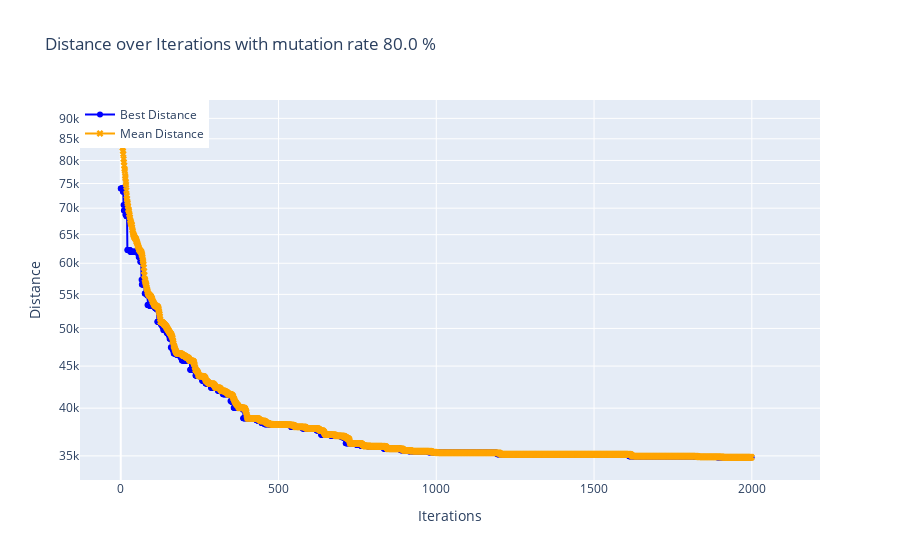

The code cell stored with this chart in its notebook:
### Code cell
#c.test_k_means_algorithm(filename=filename)
c.run(filename=filename,generateDataSets=False,clusters=False,local_search=False)

### Figure 1 — Plotly figure (JSON) as saved in the notebook; plotly's stock layout.template omitted (floating-point values rounded to 4 significant figures; data arrays with more than 128 entries replaced by an {"elided": "..."} marker saying what was removed)
{"data": [{"line": {"color": "blue"}, "marker": {"symbol": "circle"}, "mode": "lines+markers", "name": "Best Distance", "type": "scatter", "x": {"elided": "2000 int values"}, "y": {"elided": "2000 float values"}}, {"line": {"color": "orange"}, "marker": {"symbol": "x"}, "mode": "lines+markers", "name": "Mean Distance", "type": "scatter", "x": {"elided": "2000 int values"}, "y": {"elided": "2000 float values"}}], "layout": {"annotations": [{"arrowhead": 1, "ax": -10, "ay": -40, "bgcolor": "white", "bordercolor": "black", "showarrow": true, "text": "Best: 34867.37565521866<br>Mean: 34867.37565521865", "x": 1999, "y": 34870.0}], "hovermode": "x", "legend": {"x": 0, "y": 1}, "title": {"text": "Distance over Iterations with mutation rate 80.0 %"}, "xaxis": {"title": {"text": "Iterations"}}, "yaxis": {"autorange": true, "title": {"text": "Distance"}, "type": "log"}}}
